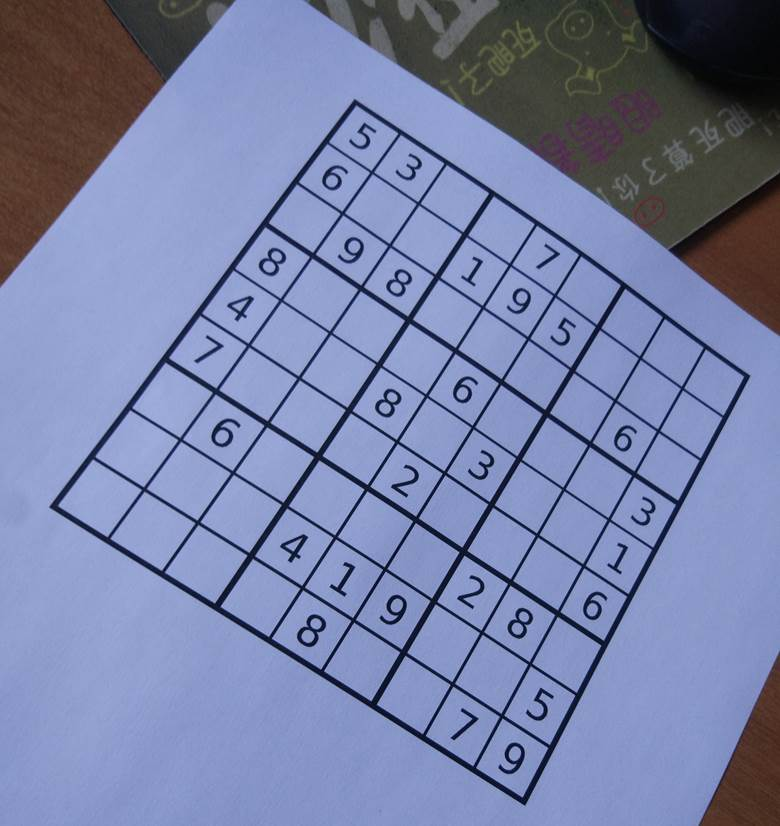
#> input picture SudokuSolver/img/sudoku1.jpg, 780 x 826 px
$ python part1.py
#> lines starting #> are read from the running program, lines starting #| are printed output that depends on the picture; after the words box and inside, x2 and y2 are one past the last pixel; in counts of white or black regions, pixels touching at a corner belong together
import cv2
import matplotlib.pyplot as plt
import operator
import numpy as np


if __name__ == '__main__':
    img = cv2.imread('./img/sudoku1.jpg')
#> img is the input picture: shape (826, 780, 3); mean B, G, R 166, 128.1, 119
    img_gray = cv2.cvtColor(img, cv2.COLOR_BGR2GRAY)
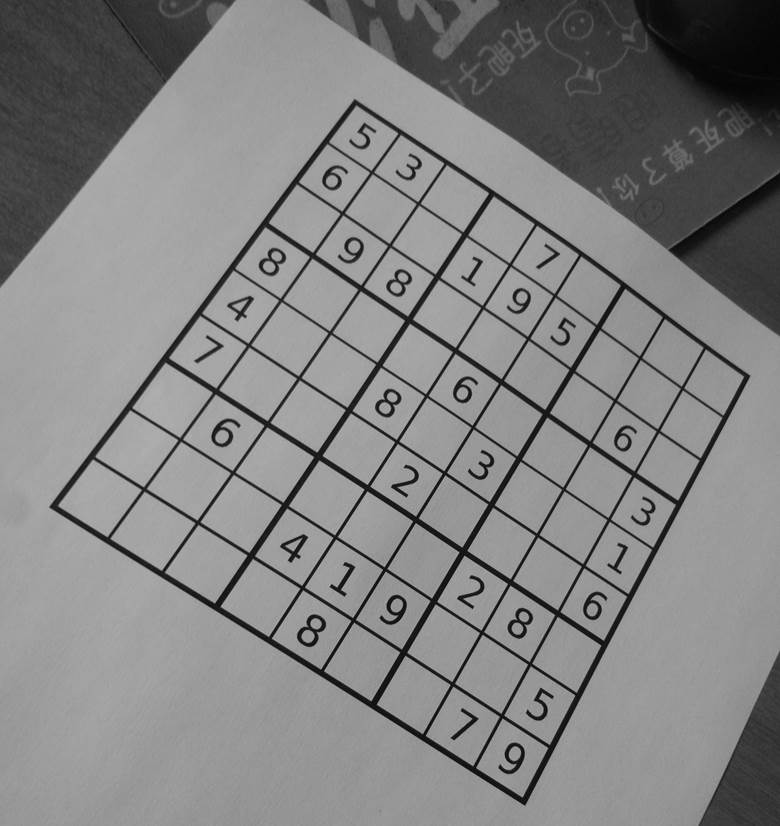
#> img_gray: shape (826, 780); min 1, max 189, mean 129.6
    H, W = img_gray.shape
#> H = 826; W = 780

    # 2.1 Reduce the noise
    img_sm = cv2.GaussianBlur(img_gray, ksize=None, sigmaX=1, sigmaY=1)

    # 2.2 Extract the regions corresponding to contours
    img_binary = cv2.adaptiveThreshold(src=img_sm, maxValue=255, adaptiveMethod=cv2.ADAPTIVE_THRESH_GAUSSIAN_C,
                                       thresholdType=cv2.THRESH_BINARY, blockSize=21, C=10)
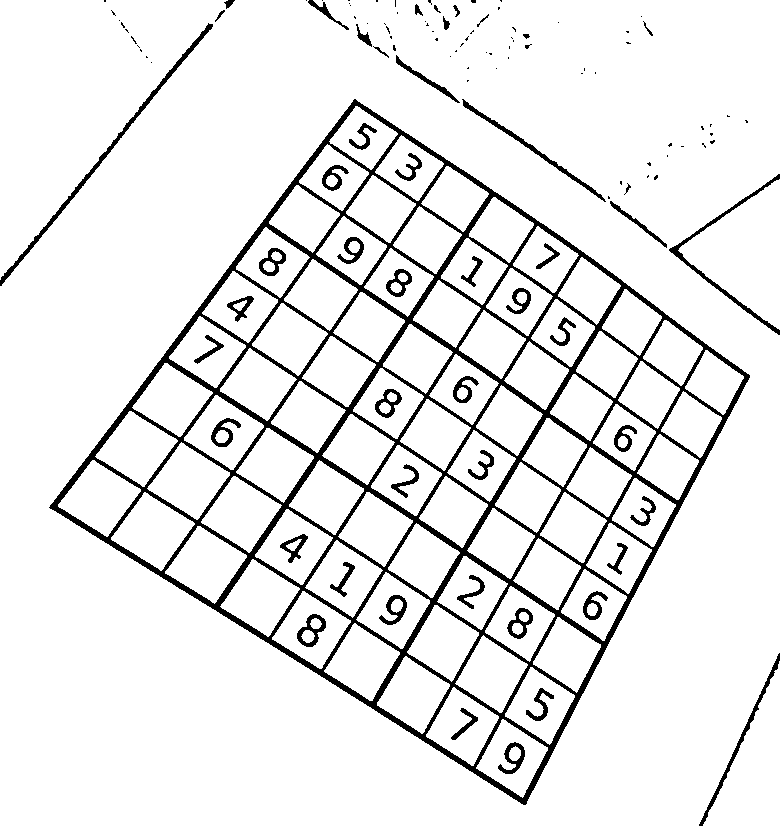
#> img_binary: shape (826, 780); 91.5% white; 120 black regions (70 under 20 px)

    # 2.3 Find the contours
    contours, hierarchy = cv2.findContours(img_binary, cv2.RETR_LIST, cv2.CHAIN_APPROX_SIMPLE)
#> contours = 230 contours, 75 with area under 20; largest, box (x1, y1, x2, y2) and area: (0, 0, 780, 826) 624395, (48, 98, 751, 806) 260668, (678, 179, 780, 330) 7954, (703, 661, 780, 826) 6139, (111, 492, 195, 571) 3383

    # 2.4 Identify the puzzle contour among the found contours
    counters_list = []
    max_counter = contours[0]
#> max_counter = contour of 18 points, box (x1, y1, x2, y2) (509, 746, 521, 761), area 118
    max_area = cv2.contourArea(max_counter)
#> max_area = 117.5

    for contour in contours:
        if 50 < cv2.contourArea(contour) < H*W * 0.9:  # drop outer frame
            counters_list.append(contour)

            if cv2.contourArea(contour) > max_area:  # max area with in the image
                max_area = cv2.contourArea(contour)
                max_counter = contour
#> this loop made 230 passes
#> max_area on passes 2, 3, 6, 8: 521, 2965, 3023, 6139
#> after the loop, counters_list = 142 contours; largest, box (x1, y1, x2, y2) and area: (48, 98, 751, 806) 260668, (678, 179, 780, 330) 7954, (703, 661, 780, 826) 6139, (111, 492, 195, 571) 3383, (165, 526, 247, 604) 3288; max_area = 260668; max_counter = contour of 1207 points, box (x1, y1, x2, y2) (48, 98, 751, 806), area 260668

    cv2.drawContours(img, counters_list, -1, (0, 0, 255), 2)
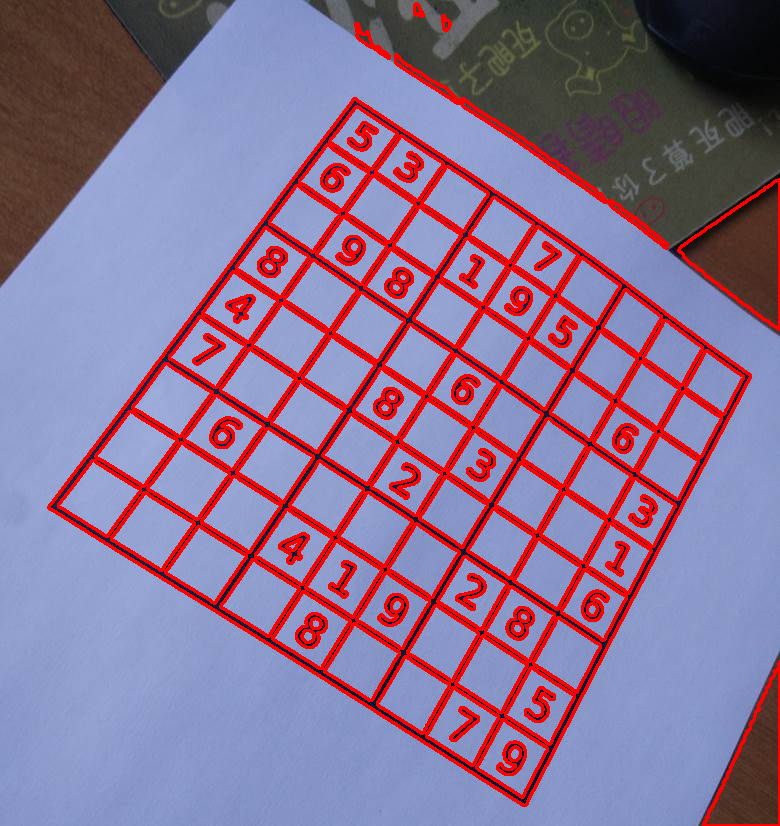
#> img: shape (826, 780, 3); 13.37% of pixels changed, all inside (x1, y1, x2, y2) = (47, 2, 780, 826)

    # 3. Deskew the Sudoku puzzle
    for epsilon in range(512, 0, -50):
        approx = cv2.approxPolyDP(max_counter, epsilon, True)
        points = approx.reshape((-1, 2))
        if points.shape[0] == 4:
            cv2.drawContours(img, approx, -1, (255, 0, 0), 10)
            plt.imshow(img, cmap='gray')
            plt.show()
            break
#> this loop made 5 passes
#> points on passes 1 to 5: [[354, 98], [525, 805]], [[354, 98], [525, 805]], [[354, 98], [525, 805]], [[354, 98], [525, 805], [48, 507]], [[354, 98], [750, 375], [525, 805], [48, 507]]
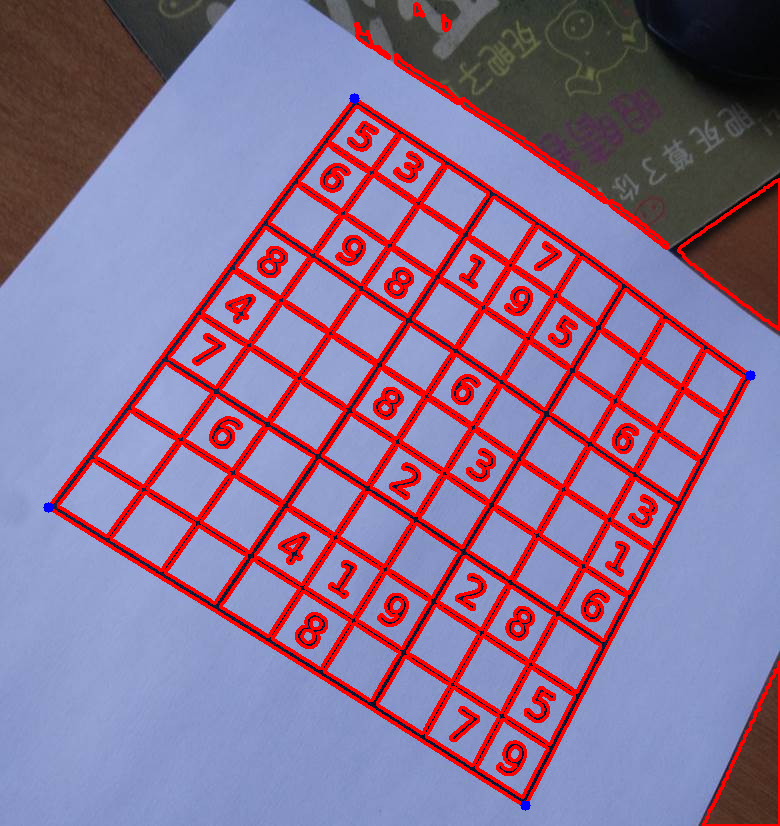
#> img: shape (826, 780, 3); 0.05% of pixels changed, all inside (x1, y1, x2, y2) = (43, 93, 756, 811)

    bottom_right, _ = max(enumerate([pt[0][0] + pt[0][1] for pt in approx]), key=operator.itemgetter(1))
#> bottom_right = 2
    top_left, _ = min(enumerate([pt[0][0] + pt[0][1] for pt in approx]), key=operator.itemgetter(1))
#> top_left = 0
    bottom_left, _ = min(enumerate([pt[0][0] - pt[0][1] for pt in approx]), key=operator.itemgetter(1))
#> bottom_left = 3
    top_right, _ = max(enumerate([pt[0][0] - pt[0][1] for pt in approx]), key=operator.itemgetter(1))
#> top_right = 1

    src_points = np.float32([approx[top_left], approx[top_right], approx[bottom_right], approx[bottom_left]])
#> src_points = [[354, 98], [750, 375], [525, 805], [48, 507]]
    dist_points = np.float32([[0, 0], [512, 0], [512, 512], [0, 512]])
    ### Method 1. opencv warpPerspective
    # matrix = cv2.getPerspectiveTransform(src_points, dist_points)  # <= x, y direction
    # img_trans = cv2.warpPerspective(img_gray, matrix, (512, 512))

    ### Method 2. manually done warpPerspective
    matrix = cv2.getPerspectiveTransform(dist_points, src_points)  # <= x, y direction
#> matrix = [[0.849, -0.611, 354], [0.579, 0.655, 98], [0.000101, -0.000284, 1]]
    img_trans = np.zeros((512, 512))
    for i in range(img_trans.shape[0]):
        for j in range(img_trans.shape[1]):
            p_ = matrix @ np.array([i, j, 1])
            x, y = p_[0] / p_[2], p_[1] / p_[2]
            kx, ky = int(x), int(y)

            if 0 < kx < img_gray.shape[1] and 0 < ky < img_gray.shape[0]:
                img_trans[j, i] = img_gray[ky, kx]
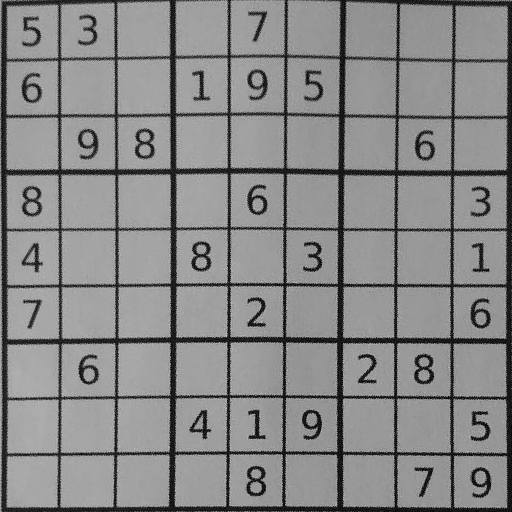
#> img_trans: shape (512, 512) float64; min 3, max 189, mean 135.7

    plt.imshow(img_trans, cmap='gray')
    plt.show()

$ run again, with SudokuSolver/img/sudoku2.png saved as SudokuSolver/img/sudoku1.jpg
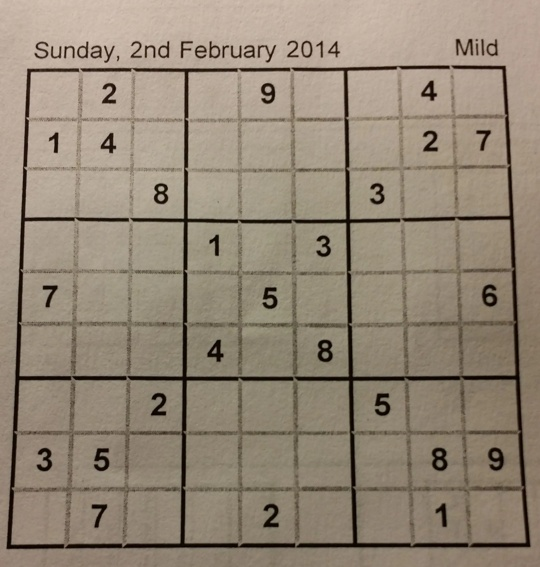
#> input picture SudokuSolver/img/sudoku2.png, 540 x 567 px
#> img is the input picture: shape (567, 540, 3); mean B, G, R 118.8, 135.4, 148.4
#> `img_binary = cv2.adaptiveThreshold(src=img_sm, maxValue=255, adaptiveM..`:
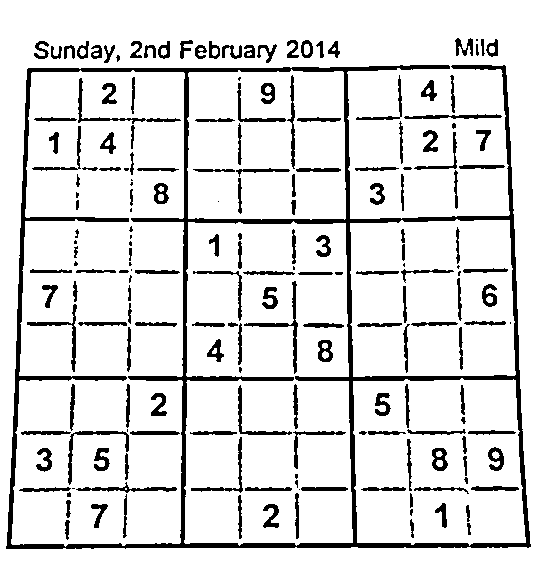
#> img_binary: shape (567, 540); 87.6% white; 190 black regions (32 under 20 px)
#> contours = 222 contours, 31 with area under 20; largest, box (x1, y1, x2, y2) and area: (0, 0, 540, 567) 305074, (5, 64, 532, 550) 218662, (11, 70, 185, 547) 73790, (184, 221, 353, 546) 50628, (353, 378, 526, 546) 26534
#> `max_counter = contours[0]`: max_counter = contour of 16 points, box (x1, y1, x2, y2) (466, 522, 472, 536), area 48
#> `max_area = cv2.contourArea(max_counter)`: max_area = 48
#> the loop `for contour in contours:` made 222 passes
#> max_area on passes 2, 6, 24, 45, 59: 87, 248.5, 446, 521.5, 26533.5
#> after the loop `for contour in contours:`: counters_list = 152 contours; largest, box (x1, y1, x2, y2) and area: (5, 64, 532, 550) 218662, (11, 70, 185, 547) 73790, (184, 221, 353, 546) 50628, (353, 378, 526, 546) 26534, (350, 219, 516, 377) 24589; max_area = 218662.5; max_counter = contour of 292 points, box (x1, y1, x2, y2) (5, 64, 532, 550), area 218662
#> the loop `for epsilon in range(512, 0, -50):` made 5 passes
#> points on passes 1 to 5: [[506, 66], [5, 548]], [[506, 66], [5, 548]], [[506, 66], [5, 548]], [[506, 66], [530, 547], [5, 548]], [[506, 66], [530, 547], [5, 548], [28, 67]]
#> bottom_right = 1
#> top_left = 3
#> bottom_left = 2
#> top_right = 0
#> src_points = [[28, 67], [506, 66], [530, 547], [5, 548]]
#> matrix = [[0.933, -0.0458, 28], [-0.00198, 0.844, 67], [-3.63e-07, -0.000175, 1]]
#> after the loop `for i in range(img_trans.shape[0]):`:
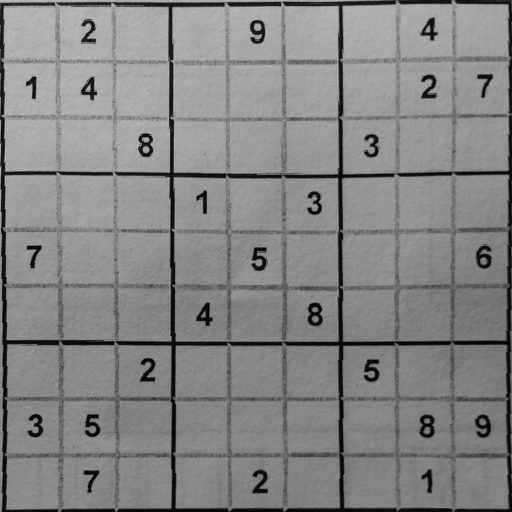
#> img_trans: shape (512, 512) float64; min 2, max 188, mean 133
